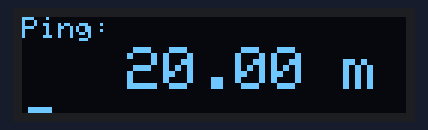
This sketch was run on a simulated ESP8266 (NodeMCU). Parts: 128×32 one-colour display. WiFi joins after 1.5 s; servers stay silent unless stated; what the sketch prints to the serial monitor is not drawn.

Above: at 2.6 s.

The sketch:

Wifi-PingSpeed.ino
```cpp
#include <ESP8266WiFi.h>
#include <ESP8266Ping.h>
#include <SPI.h>
#include <Wire.h>
#include <Adafruit_GFX.h>
#include <Adafruit_SSD1306.h>

Adafruit_SSD1306 display = Adafruit_SSD1306(128, 32, &Wire);


const char* ssid     = "C1F3R";
const char* password = "314159265";

const char* remote_host = "www.google.com";
String TIMEms;
int i;


void setup() {
  Serial.begin(115200);
  display.begin(SSD1306_SWITCHCAPVCC, 0x3C);

  display.clearDisplay();
  display.display();
  delay(10);

  Serial.println();
  Serial.println("Connecting to WiFi");
  WiFi.begin(ssid, password);


  while (WiFi.status() != WL_CONNECTED) {
    delay(100);
    Serial.print(".");
  }

  Serial.println();
  Serial.print("WiFi connected with ip ");
  Serial.println(WiFi.localIP());
  Serial.print("Pinging host ");
  Serial.println(remote_host);
}

void loop() {

    Ping.ping(remote_host, 10);
    i= Ping.averageTime();
    TIMEms = Ping.averageTime();
    Serial.println(i);

  display.setTextSize(1);
  display.setTextColor(SSD1306_WHITE);
  display.setCursor(0,0);
  display.println("Ping:");
  display.display();

  display.setTextSize(2);
  display.setTextColor(SSD1306_WHITE);
  display.setCursor(35,10);
  display.println(TIMEms + " ms");
  display.display();

  delay(50);
  display.clearDisplay();

}
```

Measured:
- what the display in image 0 shows lasts 1.0 s, from 2.6 s to 3.6 s
